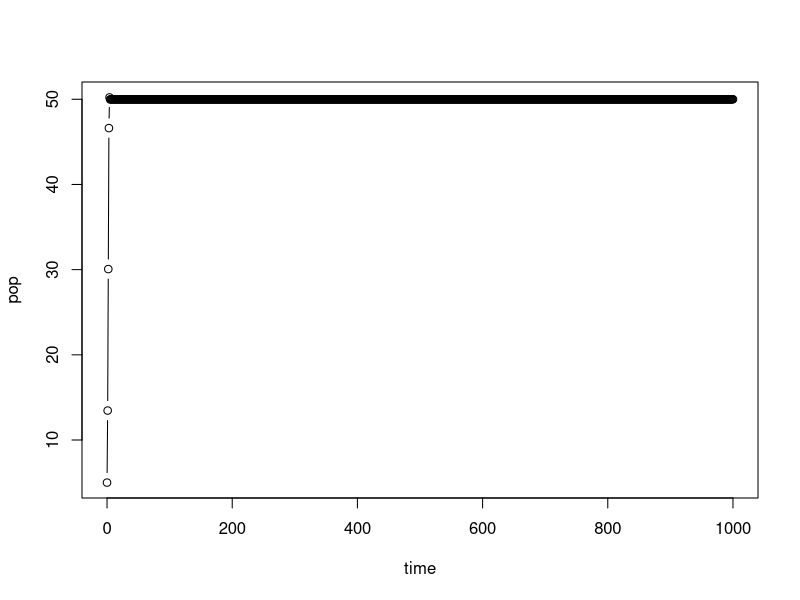
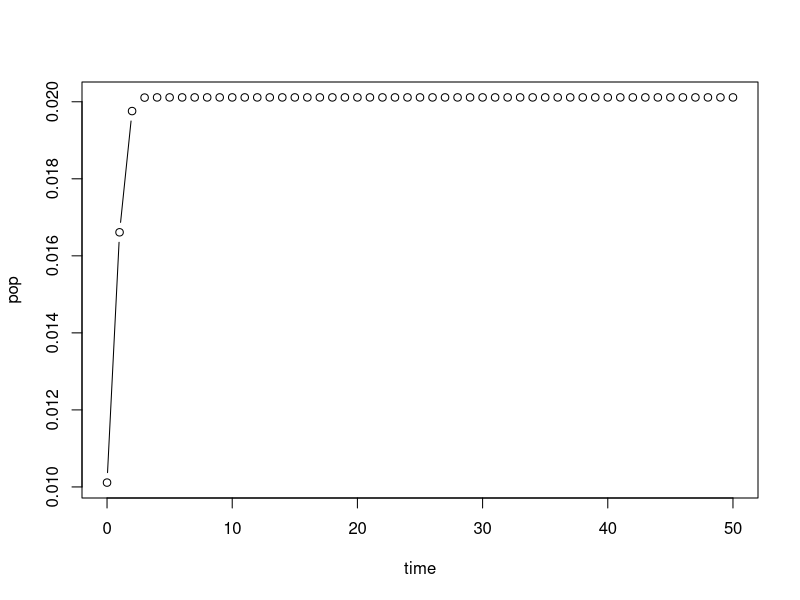
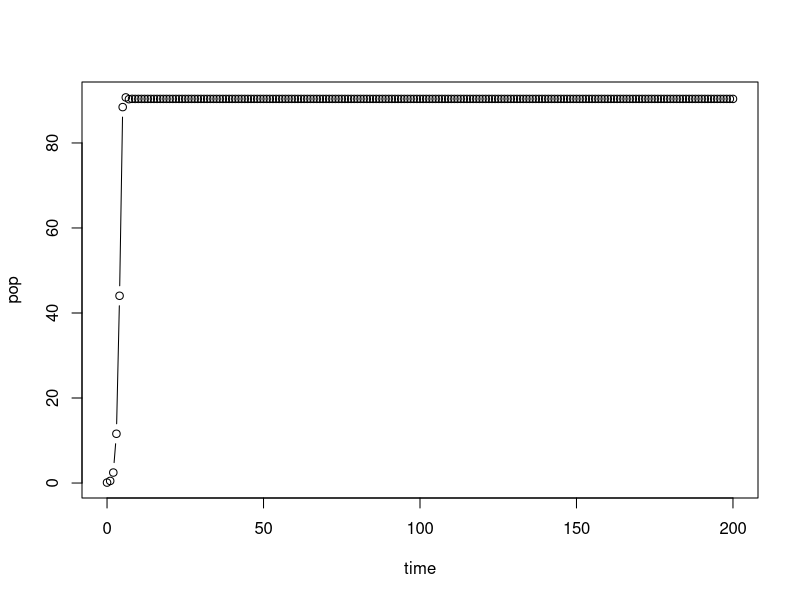
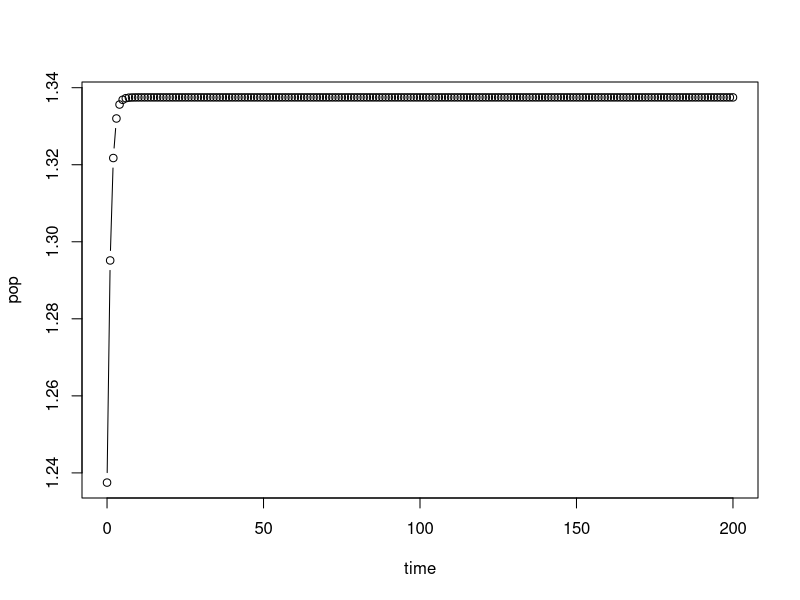
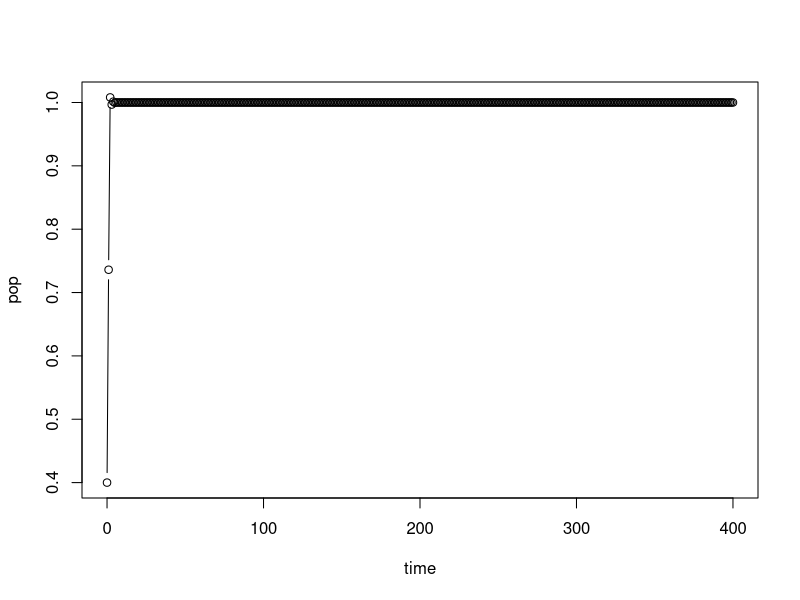
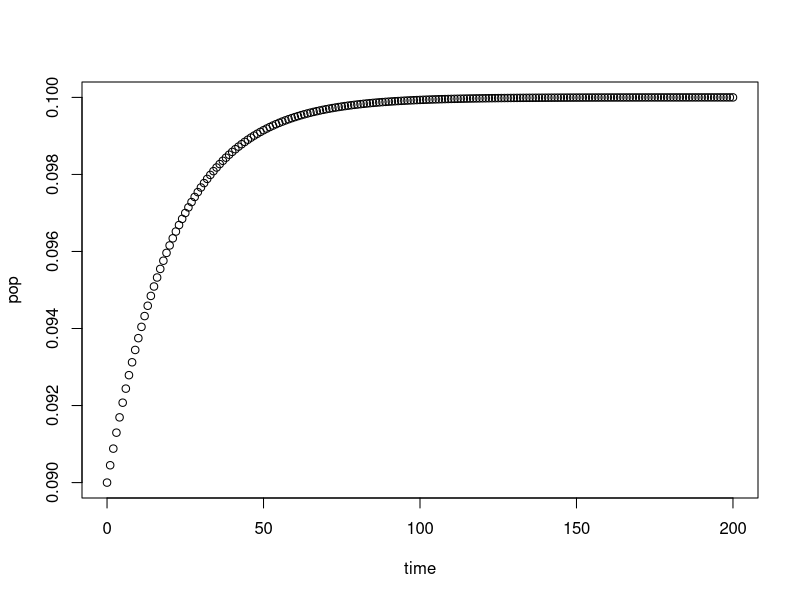
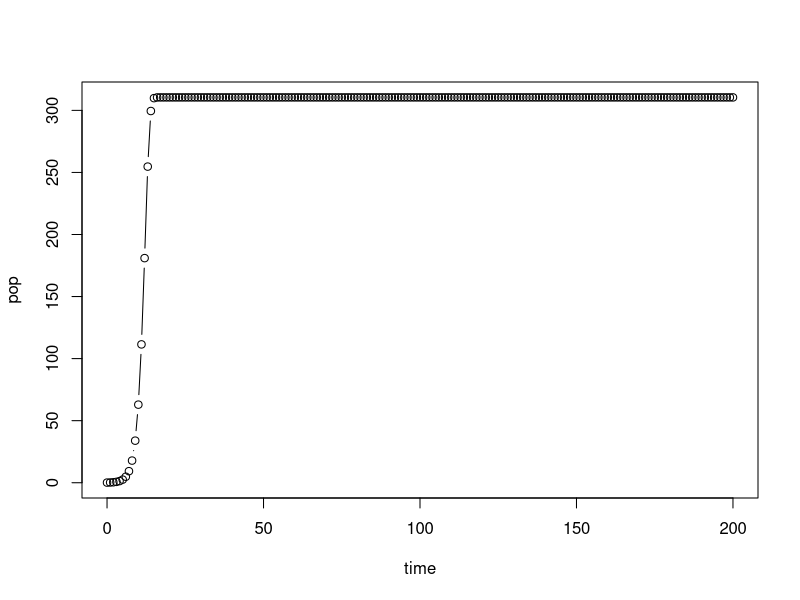

The R script that drew these images, in order:
# Exploring Ricker model
Ricker<-function(r,K,p0,lensim){
  pop<-c(p0)
  time<-c(0)
  # po<-rep(K,r)
  # print(po)
  
  for(it in c(1:lensim)){
    pt<-p0*exp(r*(1-(p0/K)))
    time<-c(time,it)
    pop<-c(pop,pt)
    p0<-pt
  }
  
  plot(time,pop,type="b")
  
}

#call the function
Ricker(r=1.1,K=50,p0=5,lensim=1000) # bifurcation point r=1
#-------------------------------------------------------

# Exploring Hassell model
# help: https://jmahaffy.sdsu.edu/courses/s00a/math121/lectures/qual_discrete/qualdiscrete.html#Hassell
#       https://www.jstor.org/stable/pdf/3863.pdf?refreqid=excelsior%3A348907abb1bca7f039109d94db5667b5
#       http://lab.rockefeller.edu/cohenje/PDFs/231CohenUnexpectedDominanceHighFreqChaoticNonlinPpnModelsLet.pdf

Hassell<-function(r,a,b,p0,lensim){
  pop<-c(p0)
  time<-c(0)
  
  for(it in c(1:lensim)){
    pt<-(r*p0)/((1+(a*p0))^b)
    time<-c(time,it)
    pop<-c(pop,pt)
    p0<-pt
  }
  
  r1<-((b/(b-1)))^b
  r2<-((b/(b-2)))^b
  plot(time,pop,type="b")
  return(pop)
  
  
  #provided b>2 (to get finite r2), these are the stability conditions:
  cat("For stable, monotonic approach towards eqm. upper limit of r should be",r1,"\n")

  cat("For stable, oscillatory approach towards eqm. upper limit of r should be within ",r1,"to",r2,"\n")
  
}

#call the function
r<-2.72
a<-0.5
b<-100
K_e<-((r^(1/b))-1)/a
K_e
x<-Hassell(r=r, a=a, b=b, p0=K_e-0.01, lensim=50) #b~1.5 : contest, b~100 : scramble
diff(x)
Hassell(r=5, a=0.01, b=2.5, p0=0.1, lensim=200) # see change : r=5,a=0.5 and vary b 1.5 to 5.5
#----------------------------------------------------------------------------------------------------
# Exploring Maynard Smith model
Msmith<-function(r,a,b,p0,lensim){
  pop<-c(p0)
  time<-c(0)
  
  for(it in c(1:lensim)){
    pt<-(r*p0)/(1+((a*p0)^b))
    time<-c(time,it)
    pop<-c(pop,pt)
    p0<-pt
  }
  
  plot(time,pop,type="b")
  
}

#call the function
r<-1.2
a<-0.5
b<-4
K_e<-((r-1)^(1/b))/a
K_e
Msmith(r=r,a=a,b=b,p0=K_e-0.1,lensim=200) #see changes as r=5,a=0.5 and vary b : 1,1.5,2,4
                                          #see changes as a=0.5,b=4 and vary r : 1.2, 1.5, 2
#--------------------------------------------------------------------------------------------------

# Exploring Verhulst model
Verhulst<-function(r,p0,lensim){
  pop<-c(p0)
  time<-c(0)
  # po<-rep(K,r)
  # print(po)
  
  for(it in c(1:lensim)){
    pt<-p0*(1+r*(1-p0))
    time<-c(time,it)
    pop<-c(pop,pt)
    p0<-pt
  }
  
  plot(time,pop,type="b")
}

#call the function
Verhulst(r=1.4,p0=0.4,lensim=400) # eqm. point =1

#-------------------------------------------------------------
# Exploring pennycuick model
Pennycuick<-function(r,a,b,p0,lensim){
  pop<-c(p0)
  time<-c(0)
  
  for(it in c(1:lensim)){
    pt<-(r*p0)/(1+exp(-a*(1-(p0/b))))
    time<-c(time,it)
    pop<-c(pop,pt)
    p0<-pt
  }
  
  plot(time,pop,type="b")
  
}

#call the function
a<-0.1
b<-0.1
r<-2
K_e<-(b/a)*(a+log(r-1))
K_e
Pennycuick(r=r,a=a,b=b,p0=K_e-0.01,lensim=200) 

#-----------------------------------------
# Exploring Malthus model
Malthus<-function(r,K,L,p0,lensim){
  pop<-c(p0)
  time<-c(0)
  
  for(it in c(1:lensim)){
    pt<-r*p0*(K-p0+(L*log(p0)))
    time<-c(time,it)
    pop<-c(pop,pt)
    p0<-pt
  }
  
  plot(time,pop,type="b")
  
}

#call the function
r<-0.0032
K<-600
L<-4

Malthus(r=r,K=K,L=L,p0=0.1,lensim=200) 
